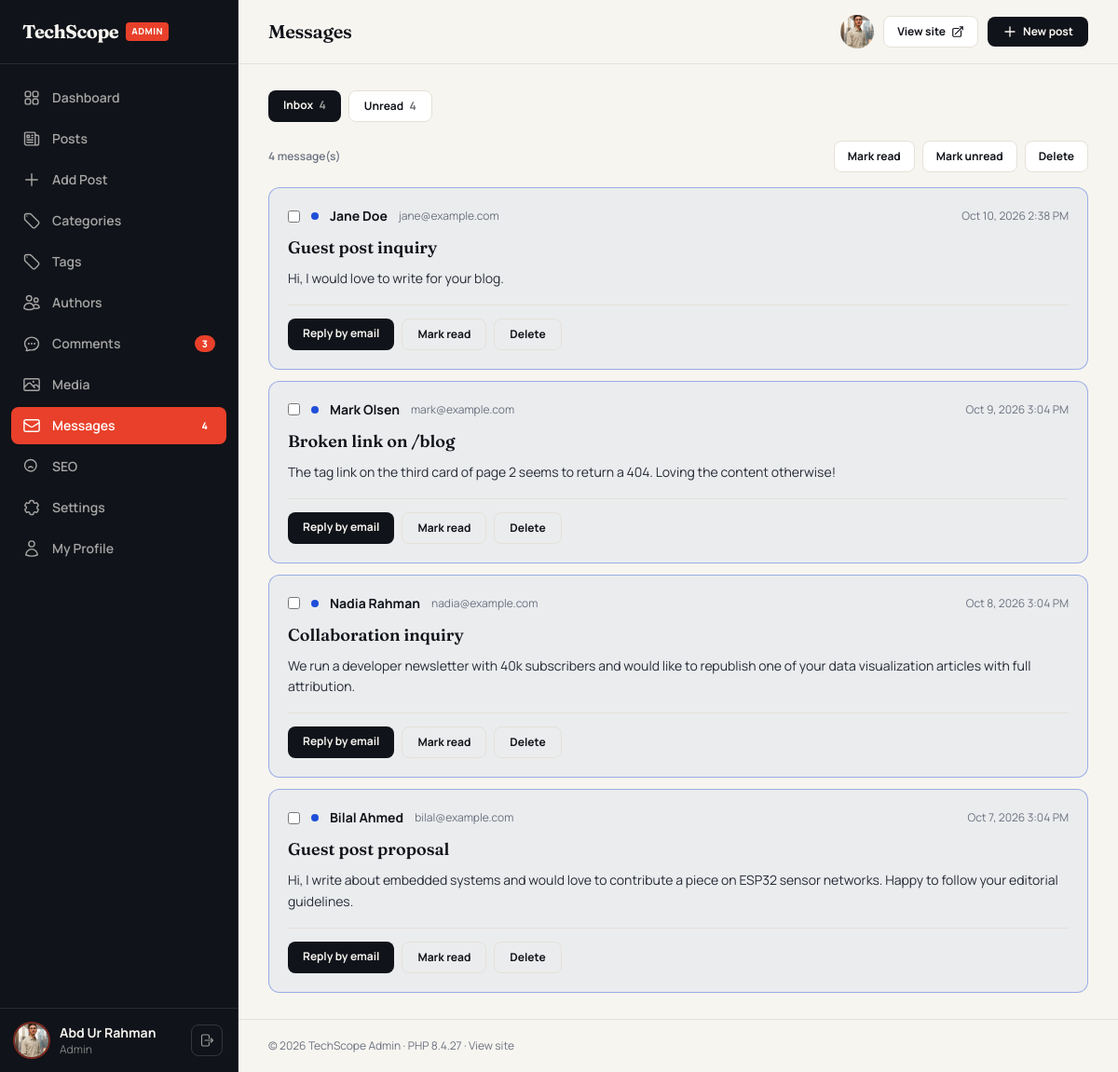
Page /admin/messages.php (signed in) on the committed database.
### tables this page shows
CREATE TABLE `users` (
  `id` int unsigned NOT NULL AUTO_INCREMENT,
  `name` varchar(100) NOT NULL,
  `slug` varchar(120) NOT NULL,
  `email` varchar(190) NOT NULL,
  `password` varchar(255) NOT NULL,
  `role` enum('admin','editor','author') NOT NULL DEFAULT 'author',
  `bio` text,
  `avatar` varchar(255) DEFAULT NULL,
  `website` varchar(255) DEFAULT NULL,
  `twitter` varchar(120) DEFAULT NULL,
  `linkedin` varchar(120) DEFAULT NULL,
  `github` varchar(120) DEFAULT NULL,
  `status` tinyint(1) NOT NULL DEFAULT '1',
  `last_login` datetime DEFAULT NULL,
  `created_at` datetime NOT NULL DEFAULT CURRENT_TIMESTAMP,
  PRIMARY KEY (`id`),
  UNIQUE KEY `email` (`email`),
  UNIQUE KEY `uq_users_slug` (`slug`),
  KEY `idx_users_role` (`role`)
);

CREATE TABLE `messages` (
  `id` int unsigned NOT NULL AUTO_INCREMENT,
  `name` varchar(100) NOT NULL,
  `email` varchar(190) NOT NULL,
  `subject` varchar(200) NOT NULL,
  `body` text NOT NULL,
  `is_read` tinyint(1) NOT NULL DEFAULT '0',
  `ip_address` varbinary(16) DEFAULT NULL,
  `created_at` datetime NOT NULL DEFAULT CURRENT_TIMESTAMP,
  PRIMARY KEY (`id`),
  KEY `idx_messages_read` (`is_read`)
);

### admin/messages.php (the view, shortened to what the rows shown need)
<?php
require_once __DIR__ . '/auth.php';
$pdo = db();
$filter = ($_GET['box'] ?? 'inbox') === 'unread' ? 'WHERE is_read = 0' : '';
$page   = max(1, (int) ($_GET['page'] ?? 1));
$per    = 15;
$st = $pdo->query('SELECT COUNT(*) FROM messages ' . $filter);
$total = (int) $st->fetchColumn();
$pages = max(1, (int) ceil($total / $per));
$page  = min($page, $pages);
$messages = $pdo->query(
    'SELECT * FROM messages ' . $filter . ' ORDER BY created_at DESC LIMIT ' . $per .
    ' OFFSET ' . (($page - 1) * $per)
)->fetchAll();
$admin_title = 'Messages';
require __DIR__ . '/includes/layout-top.php';
?>
<form method="post" action="<?= admin_url('messages.php') ?>" class="mt-5">
  <?php if ($messages): ?>
    <div class="space-y-3">
      <?php foreach ($messages as $m): ?>
        <div class="rounded-xl border <?= $m['is_read'] ? 'border-line bg-surface' : 'border-primary/40 bg-primary/5' ?> p-5 transition hover:border-ink/30">
          <div class="flex flex-wrap items-center gap-3">
            <input type="checkbox" name="ids[]" value="<?= (int) $m['id'] ?>" class="accent-accent">
            <?php if (!$m['is_read']): ?>
              <span class="h-2 w-2 rounded-full bg-primary" title="Unread"></span>
            <?php endif; ?>
            <span class="text-sm font-bold"><?= e($m['name']) ?></span>
            <a href="mailto:<?= e($m['email']) ?>" class="text-xs text-muted hover:text-accent"><?= e($m['email']) ?></a>
            <time class="ml-auto text-xs text-muted" datetime="<?= e($m['created_at']) ?>"><?= e(date('M j, Y g:i A', strtotime($m['created_at']))) ?></time>
          </div>
          <p class="mt-2.5 font-display text-lg font-semibold"><?= e($m['subject']) ?></p>
          <p class="mt-2 whitespace-pre-line text-sm leading-relaxed text-ink-soft"><?= e($m['body']) ?></p>
          <div class="mt-4 flex flex-wrap gap-2 border-t border-line pt-3.5">
            <a href="mailto:<?= e($m['email']) ?>?subject=Re: <?= e($m['subject']) ?>"
               class="rounded-lg bg-ink px-4 py-2 text-xs font-bold text-paper transition hover:bg-accent">Reply by email</a>
            <?php if (!$m['is_read']): ?>
              <button name="read_id" value="<?= (int) $m['id'] ?>" class="rounded-lg border border-line px-4 py-2 text-xs font-bold transition hover:border-ink">
                Mark read
              </button>
            <?php endif; ?>
            <button name="delete_id" value="<?= (int) $m['id'] ?>" class="rounded-lg border border-line px-4 py-2 text-xs font-bold transition hover:border-accent hover:text-accent"
                    onclick="return confirm('Delete this message?')">Delete
            </button>
          </div>
        </div>
      <?php endforeach; ?>
    </div>
  <?php else: ?>
    <div class="rounded-xl border border-dashed border-line bg-surface py-16 text-center text-muted">
      Your inbox is empty.
    </div>
  <?php endif; ?>
</form>
<?php require __DIR__ . '/includes/layout-bottom.php'; ?>

### admin/includes/layout-top.php (shortened to what the rows shown need)
<?php
require_once __DIR__ . '/../../includes/functions.php';
require_once __DIR__ . '/../auth.php';
$admin_user = require_admin();
$admin_title = $admin_title ?? 'Dashboard';
?>
<!DOCTYPE html>
<html lang='en' class='admin-root' x-data='{ side: false }'>
<head>
    <link rel='stylesheet'
        href="<?= url('/assets/css/app.css') ?>?v=<?= e(function_exists('asset_version') ? asset_version() : (string) @filemtime(ROOT_PATH . '/assets/css/app.css')) ?>">
</head>
<body class='bg-paper font-sans antialiased text-ink'>
    <div class='flex min-h-screen'>
        <aside id='admin-sidebar'
            class='fixed inset-y-0 left-0 z-50 flex w-64 -translate-x-full flex-col border-r border-white/10 bg-ink text-paper transition-transform duration-300 lg:translate-x-0'
            :class="side ? 'translate-x-0' : ''">
            <div class='border-t border-white/10 px-4 py-4'>
                <div class='flex items-center gap-3'>
                    <?php $_uAvatar = !empty( $admin_user[ 'avatar' ] ) && function_exists( '_avatar_url' ) ? _avatar_url( $admin_user[ 'avatar' ] ) : null;
?>
                    <?php if ( $_uAvatar ): ?>
                    <img src="<?= e($_uAvatar) ?>" alt="<?= e($admin_user['name']) ?>"
                        class='h-9 w-9 shrink-0 rounded-full object-cover ring-2 ring-accent/50'>
                    <?php else: ?>
                    <span class='flex h-9 w-9 shrink-0 items-center justify-center rounded-full bg-accent font-bold'>
                        <?= e( strtoupper( mb_substr( $admin_user[ 'name' ], 0, 1 ) ) ) ?>
                    </span>
                    <?php endif;
?>
                    <div class='min-w-0 flex-1'>
                        <p class='truncate text-sm font-bold'>
                            <?= e( $admin_user[ 'name' ] ) ?>
                        </p>
                        <p class='truncate text-xs capitalize text-paper/50'>
                            <?= e( $admin_user[ 'role' ] ) ?>
                        </p>
                    </div>
                    <form method='post' action="<?= admin_url('logout.php') ?>">
                            <button title='Logout'
                                class='rounded-lg border border-white/15 p-2 text-paper/60 transition hover:border-accent hover:text-accent'>
                            </button>
                    </form>
                </div>
            </div>
        </aside>
        <div class='flex min-w-0 flex-1 flex-col lg:pl-64'>
            <header
                class='sticky top-0 z-30 flex items-center gap-3 border-b border-line bg-paper/85 px-4 py-3 backdrop-blur-lg sm:gap-4 sm:px-8 sm:py-4'>
                <h1 class='font-display text-lg font-semibold sm:text-xl'>
                    <?= e( $admin_title ) ?>
                </h1>
                <div class='ml-auto flex items-center gap-2.5'>
                    <?php $_tAvatar = !empty( $admin_user[ 'avatar' ] ) && function_exists( '_avatar_url' ) ? _avatar_url( $admin_user[ 'avatar' ] ) : null;
?>
                    <a href="<?= admin_url('profile.php') ?>" title='My profile' aria-label='My profile'
                        class='shrink-0 rounded-full transition hover:ring-2 hover:ring-accent'>
                        <?php if ( $_tAvatar ): ?>
                        <img src="<?= e($_tAvatar) ?>" alt="<?= e($admin_user['name']) ?>"
                            class='h-9 w-9 rounded-full object-cover'>
                        <?php endif;
?>
                    </a>
                </div>
            </header>
            <main class='flex-1 px-4 py-5 sm:px-8 sm:py-7'>

### rows in the picture
users: avatar (picture), name "Abd Ur Rahman", role "Admin"
messages: is_read 0 (drawn), name "Jane Doe", email "jane@example.com", created_at "Oct 10, 2026 2:38 PM", subject "Guest post inquiry", body "Hi, I would love to write for your blog.", $m['id'] 1 (drawn)
messages: is_read 0 (drawn), name "Mark Olsen", email "mark@example.com", created_at "Oct 9, 2026 3:04 PM", subject "Broken link on /blog", body "The tag link on the third card of page 2 seems to return a 404. Loving the content otherwise!", $m['id'] 4 (drawn)
messages: is_read 0 (drawn), name "Nadia Rahman", email "nadia@example.com", created_at "Oct 8, 2026 3:04 PM", subject "Collaboration inquiry", body "We run a developer newsletter with 40k subscribers and would like to republish one of your data visualization articles with full attribution.", $m['id'] 3 (drawn)
messages: is_read 0 (drawn), name "Bilal Ahmed", email "bilal@example.com", created_at "Oct 7, 2026 3:04 PM", subject "Guest post proposal", body "Hi, I write about embedded systems and would love to contribute a piece on ESP32 sensor networks. Happy to follow your editorial guidelines.", $m['id'] 2 (drawn)

### other values in the picture
setting( 'site_name' , SITE_NAME ) "TechScope"
$item[ 'label' ] "Dashboard"
$item[ 'label' ] "Posts"
$item[ 'label' ] "Add Post"
$item[ 'label' ] "Categories"
$item[ 'label' ] "Tags"
$item[ 'label' ] "Authors"
$item[ 'label' ] "Comments"
$badge[ $key ] "3"
$item[ 'label' ] "Media"
$item[ 'label' ] "Messages"
$badge[ $key ] "4"
$item[ 'label' ] "SEO"
$item[ 'label' ] "Settings"
$item[ 'label' ] "My Profile"
